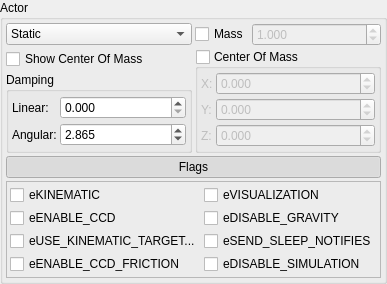
            <widget class="GroupBox" name="ModelPxActorGroupBox">
             <property name="title">
              <string>Actor</string>
             </property>
             <property name="flat">
              <bool>true</bool>
             </property>
             <property name="checkable">
              <bool>false</bool>
             </property>
             <property name="checked">
              <bool>false</bool>
             </property>
             <layout class="QGridLayout" name="gridLayout_10">
              <property name="leftMargin">
               <number>3</number>
              </property>
              <property name="topMargin">
               <number>3</number>
              </property>
              <property name="rightMargin">
               <number>3</number>
              </property>
              <property name="bottomMargin">
               <number>3</number>
              </property>
              <property name="spacing">
               <number>3</number>
              </property>
              <item row="0" column="0">
               <widget class="QComboBox" name="ModelPxActorType">
                <item>
                 <property name="text">
                  <string>Static</string>
                 </property>
                 <property name="icon">
                  <iconset resource="GEditor.qrc">
                   <normaloff>:/Resources/MetroStyle/mountain.png</normaloff>:/Resources/MetroStyle/mountain.png</iconset>
                 </property>
                </item>
                <item>
                 <property name="text">
                  <string>Dynamic</string>
                 </property>
                 <property name="icon">
                  <iconset resource="GEditor.qrc">
                   <normaloff>:/Resources/MetroStyle/basketball.png</normaloff>:/Resources/MetroStyle/basketball.png</iconset>
                 </property>
                </item>
               </widget>
              </item>
              <item row="0" column="1">
               <layout class="QHBoxLayout" name="horizontalLayout_14">
                <item>
                 <widget class="QCheckBox" name="ModelPxUseMass">
                  <property name="enabled">
                   <bool>true</bool>
                  </property>
                  <property name="sizePolicy">
                   <sizepolicy hsizetype="Fixed" vsizetype="Fixed">
                    <horstretch>0</horstretch>
                    <verstretch>0</verstretch>
                   </sizepolicy>
                  </property>
                  <property name="text">
                   <string>Mass</string>
                  </property>
                 </widget>
                </item>
                <item>
                 <widget class="DoubleSpinBox" name="ModelPxMass">
                  <property name="enabled">
                   <bool>false</bool>
                  </property>
                  <property name="decimals">
                   <number>3</number>
                  </property>
                  <property name="maximum">
                   <double>999999999.000000000000000</double>
                  </property>
                  <property name="singleStep">
                   <double>0.100000000000000</double>
                  </property>
                  <property name="value">
                   <double>1.000000000000000</double>
                  </property>
                 </widget>
                </item>
               </layout>
              </item>
              <item row="1" column="0">
               <widget class="QCheckBox" name="ModelPxShowCenterOfMass">
                <property name="text">
                 <string>Show Center Of Mass</string>
                </property>
               </widget>
              </item>
              <item row="1" column="1" rowspan="2">
               <widget class="GroupBox" name="ModelPxCenterOfMassGroupBox">
                <property name="title">
                 <string>Center Of Mass</string>
                </property>
                <property name="flat">
                 <bool>true</bool>
                </property>
                <property name="checkable">
                 <bool>true</bool>
                </property>
                <property name="checked">
                 <bool>false</bool>
                </property>
                <layout class="QGridLayout" name="gridLayout_5">
                 <property name="leftMargin">
                  <number>3</number>
                 </property>
                 <property name="topMargin">
                  <number>3</number>
                 </property>
                 <property name="rightMargin">
                  <number>3</number>
                 </property>
                 <property name="bottomMargin">
                  <number>3</number>
                 </property>
                 <property name="spacing">
                  <number>3</number>
                 </property>
                 <item row="0" column="0">
                  <widget class="QLabel" name="label_137">
                   <property name="sizePolicy">
                    <sizepolicy hsizetype="Fixed" vsizetype="Preferred">
                     <horstretch>0</horstretch>
                     <verstretch>0</verstretch>
                    </sizepolicy>
                   </property>
                   <property name="text">
                    <string>X:</string>
                   </property>
                  </widget>
                 </item>
                 <item row="0" column="1">
                  <widget class="DoubleSpinBox" name="ModelPxCenterOfMassX">
                   <property name="decimals">
                    <number>3</number>
                   </property>
                   <property name="minimum">
                    <double>-100000.000000000000000</double>
                   </property>
                   <property name="maximum">
                    <double>100000.000000000000000</double>
                   </property>
                   <property name="singleStep">
                    <double>0.010000000000000</double>
                   </property>
                  </widget>
                 </item>
                 <item row="1" column="0">
                  <widget class="QLabel" name="label_136">
                   <property name="sizePolicy">
                    <sizepolicy hsizetype="Fixed" vsizetype="Preferred">
                     <horstretch>0</horstretch>
                     <verstretch>0</verstretch>
                    </sizepolicy>
                   </property>
                   <property name="text">
                    <string>Y:</string>
                   </property>
                  </widget>
                 </item>
                 <item row="1" column="1">
                  <widget class="DoubleSpinBox" name="ModelPxCenterOfMassY">
                   <property name="decimals">
                    <number>3</number>
                   </property>
                   <property name="minimum">
                    <double>-100000.000000000000000</double>
                   </property>
                   <property name="maximum">
                    <double>100000.000000000000000</double>
                   </property>
                   <property name="singleStep">
                    <double>0.010000000000000</double>
                   </property>
                  </widget>
                 </item>
                 <item row="2" column="0">
                  <widget class="QLabel" name="label_125">
                   <property name="sizePolicy">
                    <sizepolicy hsizetype="Fixed" vsizetype="Preferred">
                     <horstretch>0</horstretch>
                     <verstretch>0</verstretch>
                    </sizepolicy>
                   </property>
                   <property name="text">
                    <string>Z:</string>
                   </property>
                  </widget>
                 </item>
                 <item row="2" column="1">
                  <widget class="DoubleSpinBox" name="ModelPxCenterOfMassZ">
                   <property name="decimals">
                    <number>3</number>
                   </property>
                   <property name="minimum">
                    <double>-100000.000000000000000</double>
                   </property>
                   <property name="maximum">
                    <double>100000.000000000000000</double>
                   </property>
                   <property name="singleStep">
                    <double>0.010000000000000</double>
                   </property>
                  </widget>
                 </item>
                </layout>
               </widget>
              </item>
              <item row="2" column="0">
               <widget class="GroupBox" name="ModelPxDampingGroupBox">
                <property name="enabled">
                 <bool>true</bool>
                </property>
                <property name="title">
                 <string>Damping</string>
                </property>
                <property name="flat">
                 <bool>true</bool>
                </property>
                <layout class="QGridLayout" name="gridLayout_12">
                 <property name="leftMargin">
                  <number>3</number>
                 </property>
                 <property name="topMargin">
                  <number>3</number>
                 </property>
                 <property name="rightMargin">
                  <number>3</number>
                 </property>
                 <property name="bottomMargin">
                  <number>3</number>
                 </property>
                 <property name="spacing">
                  <number>3</number>
                 </property>
                 <item row="0" column="0">
                  <widget class="QLabel" name="label_71">
                   <property name="sizePolicy">
                    <sizepolicy hsizetype="Fixed" vsizetype="Preferred">
                     <horstretch>0</horstretch>
                     <verstretch>0</verstretch>
                    </sizepolicy>
                   </property>
                   <property name="text">
                    <string>Linear:</string>
                   </property>
                  </widget>
                 </item>
                 <item row="0" column="1">
                  <widget class="DoubleSpinBox" name="ModelPxLinearDamping">
                   <property name="toolTip">
                    <string>Force to slow speed of moving objects.</string>
                   </property>
                   <property name="decimals">
                    <number>3</number>
                   </property>
                   <property name="maximum">
                    <double>999999999.000000000000000</double>
                   </property>
                   <property name="singleStep">
                    <double>0.010000000000000</double>
                   </property>
                  </widget>
                 </item>
                 <item row="1" column="0">
                  <widget class="QLabel" name="label_76">
                   <property name="sizePolicy">
                    <sizepolicy hsizetype="Fixed" vsizetype="Preferred">
                     <horstretch>0</horstretch>
                     <verstretch>0</verstretch>
                    </sizepolicy>
                   </property>
                   <property name="text">
                    <string>Angular:</string>
                   </property>
                  </widget>
                 </item>
                 <item row="1" column="1">
                  <widget class="DoubleSpinBox" name="ModelPxAngularDamping">
                   <property name="toolTip">
                    <string>Force to slow rotating of rotating objects.</string>
                   </property>
                   <property name="decimals">
                    <number>3</number>
                   </property>
                   <property name="maximum">
                    <double>999999999.000000000000000</double>
                   </property>
                   <property name="singleStep">
                    <double>0.010000000000000</double>
                   </property>
                   <property name="value">
                    <double>2.865000000000000</double>
                   </property>
                  </widget>
                 </item>
                </layout>
               </widget>
              </item>
              <item row="3" column="0" colspan="2">
               <layout class="QGridLayout" name="gridLayout_4">
                <property name="spacing">
                 <number>3</number>
                </property>
                <item row="1" column="0" colspan="2">
                 <widget class="QFrame" name="frame_2">
                  <property name="frameShape">
                   <enum>QFrame::StyledPanel</enum>
                  </property>
                  <property name="frameShadow">
                   <enum>QFrame::Sunken</enum>
                  </property>
                  <layout class="QGridLayout" name="gridLayout_3">
                   <property name="leftMargin">
                    <number>3</number>
                   </property>
                   <property name="topMargin">
                    <number>3</number>
                   </property>
                   <property name="rightMargin">
                    <number>3</number>
                   </property>
                   <property name="bottomMargin">
                    <number>3</number>
                   </property>
                   <property name="spacing">
                    <number>3</number>
                   </property>
                   <item row="2" column="0">
                    <widget class="QCheckBox" name="ModelPxeUSE_KINEMATIC_TARGET_FOR_SCENE_QUERIES">
                     <property name="enabled">
                      <bool>true</bool>
                     </property>
                     <property name="toolTip">
                      <string>eUSE_KINEMATIC_TARGET_FOR_SCENE_QUERIES </string>
                     </property>
                     <property name="text">
                      <string>eUSE_KINEMATIC_TARGET...</string>
                     </property>
                    </widget>
                   </item>
                   <item row="3" column="0">
                    <widget class="QCheckBox" name="ModelPxeENABLE_CCD_FRICTION">
                     <property name="enabled">
                      <bool>true</bool>
                     </property>
                     <property name="text">
                      <string>eENABLE_CCD_FRICTION</string>
                     </property>
                    </widget>
                   </item>
                   <item row="1" column="0">
                    <widget class="QCheckBox" name="ModelPxeENABLE_CCD">
                     <property name="enabled">
                      <bool>true</bool>
                     </property>
                     <property name="text">
                      <string>eENABLE_CCD</string>
                     </property>
                    </widget>
                   </item>
                   <item row="2" column="1">
                    <widget class="QCheckBox" name="ModelPxActoreSEND_SLEEP_NOTIFIES">
                     <property name="enabled">
                      <bool>true</bool>
                     </property>
                     <property name="toolTip">
                      <string>eUSE_KINEMATIC_TARGET_FOR_SCENE_QUERIES </string>
                     </property>
                     <property name="text">
                      <string>eSEND_SLEEP_NOTIFIES</string>
                     </property>
                    </widget>
                   </item>
                   <item row="3" column="1">
                    <widget class="QCheckBox" name="ModelPxActoreDISABLE_SIMULATION">
                     <property name="enabled">
                      <bool>true</bool>
                     </property>
                     <property name="text">
                      <string>eDISABLE_SIMULATION</string>
                     </property>
                    </widget>
                   </item>
                   <item row="1" column="1">
                    <widget class="QCheckBox" name="ModelPxActoreDISABLE_GRAVITY">
                     <property name="enabled">
                      <bool>true</bool>
                     </property>
                     <property name="text">
                      <string>eDISABLE_GRAVITY</string>
                     </property>
                    </widget>
                   </item>
                   <item row="0" column="0">
                    <widget class="QCheckBox" name="ModelPxeKINEMATIC">
                     <property name="text">
                      <string>eKINEMATIC</string>
                     </property>
                    </widget>
                   </item>
                   <item row="0" column="1">
                    <widget class="QCheckBox" name="ModelPxActoreVISUALIZATION">
                     <property name="text">
                      <string>eVISUALIZATION</string>
                     </property>
                    </widget>
                   </item>
                  </layout>
                 </widget>
                </item>
                <item row="0" column="0" colspan="2">
                 <widget class="QPushButton" name="pushButton">
                  <property name="sizePolicy">
                   <sizepolicy hsizetype="Expanding" vsizetype="Fixed">
                    <horstretch>0</horstretch>
                    <verstretch>0</verstretch>
                   </sizepolicy>
                  </property>
                  <property name="text">
                   <string>Flags</string>
                  </property>
                  <property name="icon">
                   <iconset resource="GEditor.qrc">
                    <normaloff>:/Resources/MetroStyle/play.png</normaloff>
                    <normalon>:/Resources/MetroStyle/playDown.png</normalon>:/Resources/MetroStyle/play.png</iconset>
                  </property>
                  <property name="checkable">
                   <bool>true</bool>
                  </property>
                  <property name="checked">
                   <bool>true</bool>
                  </property>
                  <property name="flat">
                   <bool>true</bool>
                  </property>
                 </widget>
                </item>
               </layout>
              </item>
             </layout>
            </widget>
